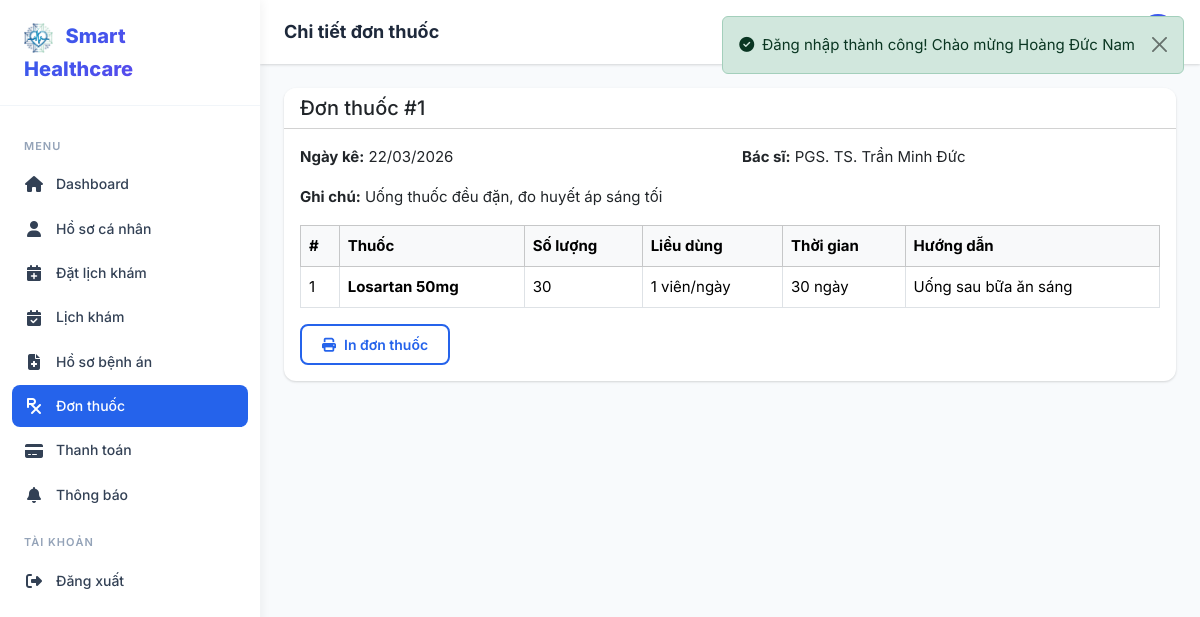
The app's page /patient/prescriptions/1 (signed in) with its own data.
### tables this page shows
CREATE TABLE prescriptions (
    id INT AUTO_INCREMENT PRIMARY KEY,
    medical_record_id INT NOT NULL,
    patient_id INT NOT NULL,
    doctor_id INT NOT NULL,
    notes TEXT DEFAULT NULL,
    status ENUM('pending','dispensed','cancelled') DEFAULT 'pending',
    created_at TIMESTAMP DEFAULT CURRENT_TIMESTAMP,
    updated_at TIMESTAMP DEFAULT CURRENT_TIMESTAMP ON UPDATE CURRENT_TIMESTAMP,
    FOREIGN KEY (medical_record_id) REFERENCES medical_records(id) ON DELETE CASCADE,
    FOREIGN KEY (patient_id) REFERENCES patients(id) ON DELETE CASCADE,
    FOREIGN KEY (doctor_id) REFERENCES doctors(id) ON DELETE CASCADE
);

CREATE TABLE users (
    id INT AUTO_INCREMENT PRIMARY KEY,
    role_id INT NOT NULL,
    email VARCHAR(255) NOT NULL UNIQUE,
    password VARCHAR(255) NOT NULL,
    full_name VARCHAR(255) NOT NULL,
    phone VARCHAR(20) DEFAULT NULL,
    avatar VARCHAR(500) DEFAULT NULL,
    status ENUM('active','inactive','banned') DEFAULT 'active',
    created_at TIMESTAMP DEFAULT CURRENT_TIMESTAMP,
    updated_at TIMESTAMP DEFAULT CURRENT_TIMESTAMP ON UPDATE CURRENT_TIMESTAMP,
    INDEX idx_users_email (email),
    INDEX idx_users_role (role_id),
    INDEX idx_users_status (status),
    FOREIGN KEY (role_id) REFERENCES roles(id) ON DELETE RESTRICT
);

CREATE TABLE prescription_items (
    id INT AUTO_INCREMENT PRIMARY KEY,
    prescription_id INT NOT NULL,
    medicine_id INT NOT NULL,
    quantity INT DEFAULT 1,
    dosage VARCHAR(255) DEFAULT NULL COMMENT 'VD: 1 viên x 3 lần/ngày',
    duration VARCHAR(100) DEFAULT NULL COMMENT 'VD: 7 ngày',
    instructions TEXT DEFAULT NULL,
    FOREIGN KEY (prescription_id) REFERENCES prescriptions(id) ON DELETE CASCADE,
    FOREIGN KEY (medicine_id) REFERENCES medicines(id) ON DELETE RESTRICT
);

CREATE TABLE medicines (
    id INT AUTO_INCREMENT PRIMARY KEY,
    name VARCHAR(255) NOT NULL,
    generic_name VARCHAR(255) DEFAULT NULL,
    unit VARCHAR(50) DEFAULT 'Viên',
    price DECIMAL(12,2) DEFAULT 0.00,
    stock INT DEFAULT 0,
    description TEXT DEFAULT NULL,
    status ENUM('active','inactive') DEFAULT 'active',
    created_at TIMESTAMP DEFAULT CURRENT_TIMESTAMP,
    updated_at TIMESTAMP DEFAULT CURRENT_TIMESTAMP ON UPDATE CURRENT_TIMESTAMP
);

### app/controllers/PatientController.php (called while the page is built, shortened)
<?php
class PatientController extends Controller
{
    public function prescriptionDetail(string $id): void
    {
        $prescription = (new Prescription())->findFull((int)$id);
        $items = (new PrescriptionItem())->byPrescription((int)$id);
        $this->view('patient/prescription_detail', [
            'title'        => 'Chi tiết đơn thuốc',
            'prescription' => $prescription,
            'items'        => $items,
        ], 'dashboard');
    }
}

### public/index.php (called while the page is built, shortened)
<?php
spl_autoload_register(function ($class) {
    $paths = [
        APP_PATH . '/core/' . $class . '.php',
        APP_PATH . '/models/' . $class . '.php',
        APP_PATH . '/controllers/' . $class . '.php',
    ];
    foreach ($paths as $path) {
        if (file_exists($path)) {
            return;
        }
    }
});
require_once APP_PATH . '/helpers/functions.php';
$url = isset($_GET['url']) ? rtrim($_GET['url'], '/') : '';
$router = new Router();
$router->dispatch($url);

### app/core/Model.php (called while the page is built, shortened)
<?php
class Model
{
    protected static ?PDO $db = null;
    public static function setDatabase(PDO $pdo): void
    {
        self::$db = $pdo;
    }
    protected function db(): PDO
    {
        return self::$db;
    }
    public function query(string $sql, array $params = []): array
    {
        $stmt = $this->db()->prepare($sql);
        $stmt->execute($params);
        return $stmt->fetchAll();
    }
    public function queryOne(string $sql, array $params = []): ?array
    {
        $stmt = $this->db()->prepare($sql);
        $stmt->execute($params);
        $result = $stmt->fetch();
        return $result ?: null;
    }
}

### app/models/Prescription.php (called while the page is built, shortened)
<?php
class Prescription extends Model
{
    public function findFull(int $id): ?array
    {
        return $this->queryOne(
            "SELECT pr.*, up.full_name as patient_name, ud.full_name as doctor_name,
                    mr.diagnosis
             FROM prescriptions pr
             JOIN patients p ON pr.patient_id = p.id JOIN users up ON p.user_id = up.id
             JOIN doctors d ON pr.doctor_id = d.id JOIN users ud ON d.user_id = ud.id
             JOIN medical_records mr ON pr.medical_record_id = mr.id
             WHERE pr.id = ?", [$id]
        );
    }
}

### app/helpers/functions.php (called while the page is built, shortened)
<?php
function e(?string $value): string
{
    return htmlspecialchars($value ?? '', ENT_QUOTES, 'UTF-8');
}
function format_date(?string $date): string
{
    return date('d/m/Y', strtotime($date));
}

### app/models/PrescriptionItem.php (called while the page is built, shortened)
<?php
class PrescriptionItem extends Model
{
    public function byPrescription(int $prescriptionId): array
    {
        return $this->query(
            "SELECT pi.*, m.name as medicine_name, m.unit, m.price as medicine_price
             FROM prescription_items pi
             JOIN medicines m ON pi.medicine_id = m.id
             WHERE pi.prescription_id = ?",
            [$prescriptionId]
        );
    }
}

### app/views/patient/prescription_detail.php (the view, shortened to what this page needs)
<div class="card card-custom mb-4"><div class="card-header bg-white"><h5 class="mb-0">Đơn thuốc #<?= $prescription['id'] ?></h5></div><div class="card-body">
    <div class="row mb-3"><div class="col-md-6"><strong>Ngày kê:</strong> <?= format_date($prescription['created_at']) ?></div><div class="col-md-6"><strong>Bác sĩ:</strong> <?= e($prescription['doctor_name'] ?? '') ?></div></div>
    <?php if ($prescription['notes']): ?><p><strong>Ghi chú:</strong> <?= nl2br(e($prescription['notes'])) ?></p><?php endif; ?>
    <div class="table-responsive"><table class="table table-bordered">
        <thead class="table-light"><tr><th>#</th><th>Thuốc</th><th>Số lượng</th><th>Liều dùng</th><th>Thời gian</th><th>Hướng dẫn</th></tr></thead>
        <tbody>
            <?php foreach ($items as $i => $item): ?>
            <tr><td><?= $i+1 ?></td><td><strong><?= e($item['medicine_name'] ?? '') ?></strong></td><td><?= $item['quantity'] ?></td><td><?= e($item['dosage'] ?? '') ?></td><td><?= e($item['duration'] ?? '') ?></td><td><?= e($item['instructions'] ?? '') ?></td></tr>
            <?php endforeach; ?>
        </tbody>
    </table></div>
    <button onclick="window.print()" class="btn btn-outline-primary"><i class="fas fa-print me-2"></i>In đơn thuốc</button>
</div></div>

### app/core/Router.php (shortened to what this page needs)
<?php
class Router
{
    private array $routes = [];
    private function addRoute(string $method, string $uri, string $action): void
    {
        $pattern = preg_replace('/\{([a-zA-Z_]+)\}/', '(?P<$1>[^/]+)', $uri);
        $pattern = '#^' . $pattern . '$#';
        $this->routes[] = [
            'method'  => $method,
            'pattern' => $pattern,
            'action'  => $action,
        ];
    }
    public function dispatch(string $url): void
    {
        $method = $_SERVER['REQUEST_METHOD'];
        foreach ($this->routes as $route) {
            if ($route['method'] !== $method) continue;
            if (preg_match($route['pattern'], $url, $matches)) {
                $params = array_filter($matches, 'is_string', ARRAY_FILTER_USE_KEY);
                [$controllerName, $actionName] = explode('@', $route['action']);
                $controller = new $controllerName();
                call_user_func_array([$controller, $actionName], $params);
                return;
            }
        }
    }
}

### assets/css/style.css (style rules this page uses)
:root { --primary: #2563eb; --primary-dark: #1d4ed8; --primary-light: #dbeafe; --accent: #10b981; --accent-dark: #059669; --danger: #ef4444; --warning: #f59e0b; --info: #06b6d4; --dark: #1e293b; --dark-2: #334155; --gray: #64748b; --gray-light: #94a3b8; --light: #f1f5f9; --lighter: #f8fafc; --white: #ffffff; --shadow: 0 1px 3px rgba(0,0,0,.1), 0 1px 2px rgba(0,0,0,.06); --shadow-md: 0 4px 6px rgba(0,0,0,.07), 0 2px 4px rgba(0,0,0,.06); --shadow-lg: 0 10px 15px rgba(0,0,0,.1), 0 4px 6px rgba(0,0,0,.05); --radius: 0.75rem; --radius-sm: 0.5rem; --sidebar-width: 260px; --topbar-height: 64px; --transition: all 0.3s ease; --font: 'Inter', -apple-system, BlinkMacSystemFont, sans-serif; --gradient-primary: linear-gradient(135deg, #2563eb 0%, #7c3aed 100%); --gradient-accent: linear-gradient(135deg, #10b981 0%, #06b6d4 100%); --gradient-hero: linear-gradient(135deg, #1e3a8a 0%, #7c3aed 50%, #2563eb 100%); }
* { margin: 0; padding: 0; box-sizing: border-box; }
body { font-family: var(--font); font-size: 0.9375rem; color: var(--dark); background: var(--lighter); line-height: 1.6; -webkit-font-smoothing: antialiased; }
.card-custom { border: none; border-radius: var(--radius); box-shadow: var(--shadow); transition: var(--transition); overflow: hidden; background: var(--white); }
.btn { border-radius: var(--radius-sm); font-weight: 600; font-size: 0.875rem; padding: 0.5rem 1.25rem; transition: var(--transition); }
.btn-outline-primary { border: 2px solid var(--primary); color: var(--primary); }

### records on screen
prescriptions: id "1", created_at "22/03/2026", users.full_name "PGS. TS. Trần Minh Đức", notes "Uống thuốc đều đặn, đo huyết áp sáng tối"
prescription_items: medicine.name "Losartan 50mg", quantity "30", dosage "1 viên/ngày", duration "30 ngày", instructions "Uống sau bữa ăn sáng"
